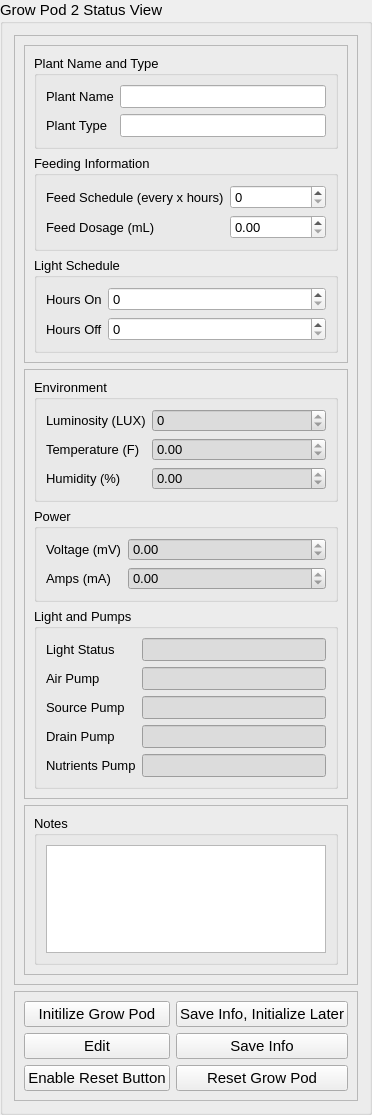
                  <widget class="QGroupBox" name="growPodContainer_2">
                   <property name="font">
                    <font>
                     <pointsize>11</pointsize>
                     <weight>50</weight>
                     <bold>false</bold>
                    </font>
                   </property>
                   <property name="title">
                    <string>Grow Pod 2 Status View</string>
                   </property>
                   <layout class="QVBoxLayout" name="verticalLayout_75">
                    <item>
                     <widget class="QFrame" name="growPodInfo_20">
                      <property name="sizePolicy">
                       <sizepolicy hsizetype="Preferred" vsizetype="Expanding">
                        <horstretch>0</horstretch>
                        <verstretch>0</verstretch>
                       </sizepolicy>
                      </property>
                      <property name="font">
                       <font>
                        <pointsize>10</pointsize>
                        <weight>50</weight>
                        <bold>false</bold>
                       </font>
                      </property>
                      <property name="frameShape">
                       <enum>QFrame::StyledPanel</enum>
                      </property>
                      <property name="frameShadow">
                       <enum>QFrame::Raised</enum>
                      </property>
                      <layout class="QVBoxLayout" name="verticalLayout_76">
                       <item>
                        <widget class="QFrame" name="growPodInfoFrame_20">
                         <property name="frameShape">
                          <enum>QFrame::StyledPanel</enum>
                         </property>
                         <property name="frameShadow">
                          <enum>QFrame::Raised</enum>
                         </property>
                         <layout class="QVBoxLayout" name="verticalLayout_77">
                          <item>
                           <widget class="QGroupBox" name="plantNameSection_20">
                            <property name="sizePolicy">
                             <sizepolicy hsizetype="Preferred" vsizetype="Expanding">
                              <horstretch>0</horstretch>
                              <verstretch>0</verstretch>
                             </sizepolicy>
                            </property>
                            <property name="title">
                             <string>Plant Name and Type</string>
                            </property>
                            <layout class="QVBoxLayout" name="verticalLayout_78">
                             <item>
                              <layout class="QFormLayout" name="plantNameForm_20">
                               <item row="0" column="0">
                                <widget class="QLabel" name="plantNameLabel_20">
                                 <property name="text">
                                  <string>Plant Name</string>
                                 </property>
                                </widget>
                               </item>
                               <item row="0" column="1">
                                <widget class="QLineEdit" name="plantNameLineEdit_20"/>
                               </item>
                               <item row="1" column="0">
                                <widget class="QLabel" name="plantTypeLabel_20">
                                 <property name="text">
                                  <string>Plant Type</string>
                                 </property>
                                </widget>
                               </item>
                               <item row="1" column="1">
                                <widget class="QLineEdit" name="plantTypeLineEdit_20"/>
                               </item>
                              </layout>
                             </item>
                            </layout>
                           </widget>
                          </item>
                          <item>
                           <widget class="QGroupBox" name="feedInfoSection_20">
                            <property name="title">
                             <string>Feeding Information</string>
                            </property>
                            <layout class="QVBoxLayout" name="verticalLayout_79">
                             <item>
                              <layout class="QFormLayout" name="feedInfoForm_20">
                               <item row="0" column="0">
                                <widget class="QLabel" name="feedScheduleLabel_20">
                                 <property name="text">
                                  <string>Feed Schedule (every x hours)</string>
                                 </property>
                                </widget>
                               </item>
                               <item row="0" column="1">
                                <widget class="QSpinBox" name="feedScheduleSpinBox_20">
                                 <property name="readOnly">
                                  <bool>false</bool>
                                 </property>
                                </widget>
                               </item>
                               <item row="1" column="0">
                                <widget class="QLabel" name="feedDosageLabel_20">
                                 <property name="text">
                                  <string>Feed Dosage (mL)</string>
                                 </property>
                                </widget>
                               </item>
                               <item row="1" column="1">
                                <widget class="QDoubleSpinBox" name="feedDosageDoubleSpinBox_20">
                                 <property name="readOnly">
                                  <bool>false</bool>
                                 </property>
                                </widget>
                               </item>
                              </layout>
                             </item>
                            </layout>
                           </widget>
                          </item>
                          <item>
                           <widget class="QGroupBox" name="lightScheduleSection_20">
                            <property name="title">
                             <string>Light Schedule</string>
                            </property>
                            <layout class="QVBoxLayout" name="verticalLayout_80">
                             <item>
                              <layout class="QFormLayout" name="lightScheduleForm_20">
                               <item row="0" column="0">
                                <widget class="QLabel" name="hoursOnLabel_20">
                                 <property name="text">
                                  <string>Hours On</string>
                                 </property>
                                </widget>
                               </item>
                               <item row="0" column="1">
                                <widget class="QSpinBox" name="hoursOnSpinBox_20">
                                 <property name="readOnly">
                                  <bool>false</bool>
                                 </property>
                                </widget>
                               </item>
                               <item row="1" column="0">
                                <widget class="QLabel" name="hoursOffLabel_20">
                                 <property name="text">
                                  <string>Hours Off</string>
                                 </property>
                                </widget>
                               </item>
                               <item row="1" column="1">
                                <widget class="QSpinBox" name="hoursOffSpinBox_20">
                                 <property name="readOnly">
                                  <bool>false</bool>
                                 </property>
                                </widget>
                               </item>
                              </layout>
                             </item>
                            </layout>
                           </widget>
                          </item>
                         </layout>
                        </widget>
                       </item>
                       <item>
                        <widget class="QFrame" name="growPodFeedbackFrame_20">
                         <property name="frameShape">
                          <enum>QFrame::StyledPanel</enum>
                         </property>
                         <property name="frameShadow">
                          <enum>QFrame::Raised</enum>
                         </property>
                         <layout class="QVBoxLayout" name="verticalLayout_81">
                          <item>
                           <widget class="QGroupBox" name="environmentStatusSection_20">
                            <property name="title">
                             <string>Environment</string>
                            </property>
                            <layout class="QVBoxLayout" name="verticalLayout_82">
                             <item>
                              <layout class="QFormLayout" name="environmentStatusForm_20">
                               <item row="0" column="0">
                                <widget class="QLabel" name="luminosityLabel_20">
                                 <property name="text">
                                  <string>Luminosity (LUX)</string>
                                 </property>
                                </widget>
                               </item>
                               <item row="0" column="1">
                                <widget class="QSpinBox" name="luminositySpinBox_20">
                                 <property name="font">
                                  <font>
                                   <pointsize>10</pointsize>
                                   <weight>50</weight>
                                   <bold>false</bold>
                                  </font>
                                 </property>
                                 <property name="styleSheet">
                                  <string notr="true">background-color: Gainsboro</string>
                                 </property>
                                 <property name="readOnly">
                                  <bool>true</bool>
                                 </property>
                                </widget>
                               </item>
                               <item row="2" column="0">
                                <widget class="QLabel" name="humidityLabel_20">
                                 <property name="text">
                                  <string>Humidity (%)</string>
                                 </property>
                                </widget>
                               </item>
                               <item row="2" column="1">
                                <widget class="QDoubleSpinBox" name="humidityDoubleSpinBox_20">
                                 <property name="font">
                                  <font>
                                   <pointsize>10</pointsize>
                                   <weight>50</weight>
                                   <bold>false</bold>
                                  </font>
                                 </property>
                                 <property name="styleSheet">
                                  <string notr="true">background-color: Gainsboro</string>
                                 </property>
                                 <property name="readOnly">
                                  <bool>true</bool>
                                 </property>
                                </widget>
                               </item>
                               <item row="1" column="0">
                                <widget class="QLabel" name="temperatureLabel_20">
                                 <property name="text">
                                  <string>Temperature (F)</string>
                                 </property>
                                </widget>
                               </item>
                               <item row="1" column="1">
                                <widget class="QDoubleSpinBox" name="temperatureDoubleSpinBox_20">
                                 <property name="font">
                                  <font>
                                   <pointsize>10</pointsize>
                                   <weight>50</weight>
                                   <bold>false</bold>
                                  </font>
                                 </property>
                                 <property name="styleSheet">
                                  <string notr="true">background-color: Gainsboro</string>
                                 </property>
                                 <property name="readOnly">
                                  <bool>true</bool>
                                 </property>
                                </widget>
                               </item>
                              </layout>
                             </item>
                            </layout>
                           </widget>
                          </item>
                          <item>
                           <widget class="QGroupBox" name="powerStatusSection_20">
                            <property name="title">
                             <string>Power</string>
                            </property>
                            <layout class="QVBoxLayout" name="verticalLayout_83">
                             <item>
                              <layout class="QFormLayout" name="powerStatusForm_20">
                               <item row="0" column="0">
                                <widget class="QLabel" name="voltageLabel_20">
                                 <property name="text">
                                  <string>Voltage (mV)</string>
                                 </property>
                                </widget>
                               </item>
                               <item row="0" column="1">
                                <widget class="QDoubleSpinBox" name="voltageDoubleSpinBox_20">
                                 <property name="font">
                                  <font>
                                   <pointsize>10</pointsize>
                                   <weight>50</weight>
                                   <bold>false</bold>
                                  </font>
                                 </property>
                                 <property name="styleSheet">
                                  <string notr="true">background-color: Gainsboro</string>
                                 </property>
                                 <property name="readOnly">
                                  <bool>true</bool>
                                 </property>
                                </widget>
                               </item>
                               <item row="1" column="0">
                                <widget class="QLabel" name="ampsLabel_20">
                                 <property name="text">
                                  <string>Amps (mA)</string>
                                 </property>
                                </widget>
                               </item>
                               <item row="1" column="1">
                                <widget class="QDoubleSpinBox" name="ampsDoubleSpinBox_20">
                                 <property name="font">
                                  <font>
                                   <pointsize>10</pointsize>
                                   <weight>50</weight>
                                   <bold>false</bold>
                                  </font>
                                 </property>
                                 <property name="styleSheet">
                                  <string notr="true">background-color: Gainsboro</string>
                                 </property>
                                 <property name="readOnly">
                                  <bool>true</bool>
                                 </property>
                                </widget>
                               </item>
                              </layout>
                             </item>
                            </layout>
                           </widget>
                          </item>
                          <item>
                           <widget class="QGroupBox" name="pumpStatusSection_20">
                            <property name="sizePolicy">
                             <sizepolicy hsizetype="Preferred" vsizetype="Expanding">
                              <horstretch>0</horstretch>
                              <verstretch>0</verstretch>
                             </sizepolicy>
                            </property>
                            <property name="title">
                             <string>Light and Pumps</string>
                            </property>
                            <layout class="QVBoxLayout" name="verticalLayout_84">
                             <item>
                              <layout class="QFormLayout" name="pumpStatusForm_20">
                               <item row="1" column="0">
                                <widget class="QLabel" name="airPumpLabel_20">
                                 <property name="text">
                                  <string>Air Pump</string>
                                 </property>
                                </widget>
                               </item>
                               <item row="1" column="1">
                                <widget class="QLineEdit" name="airPumpLineEdit_20">
                                 <property name="font">
                                  <font>
                                   <pointsize>10</pointsize>
                                   <weight>50</weight>
                                   <bold>false</bold>
                                  </font>
                                 </property>
                                 <property name="styleSheet">
                                  <string notr="true">background-color: Gainsboro</string>
                                 </property>
                                 <property name="readOnly">
                                  <bool>true</bool>
                                 </property>
                                </widget>
                               </item>
                               <item row="2" column="0">
                                <widget class="QLabel" name="sourcePumpLabel_20">
                                 <property name="text">
                                  <string>Source Pump</string>
                                 </property>
                                </widget>
                               </item>
                               <item row="2" column="1">
                                <widget class="QLineEdit" name="sourcePumpLineEdit_20">
                                 <property name="font">
                                  <font>
                                   <pointsize>10</pointsize>
                                   <weight>50</weight>
                                   <bold>false</bold>
                                  </font>
                                 </property>
                                 <property name="styleSheet">
                                  <string notr="true">background-color: Gainsboro</string>
                                 </property>
                                 <property name="readOnly">
                                  <bool>true</bool>
                                 </property>
                                </widget>
                               </item>
                               <item row="3" column="0">
                                <widget class="QLabel" name="drainPumpLabel_20">
                                 <property name="text">
                                  <string>Drain Pump</string>
                                 </property>
                                </widget>
                               </item>
                               <item row="3" column="1">
                                <widget class="QLineEdit" name="drainPumpLineEdit_20">
                                 <property name="font">
                                  <font>
                                   <pointsize>10</pointsize>
                                   <weight>50</weight>
                                   <bold>false</bold>
                                  </font>
                                 </property>
                                 <property name="styleSheet">
                                  <string notr="true">background-color: Gainsboro</string>
                                 </property>
                                 <property name="readOnly">
                                  <bool>true</bool>
                                 </property>
                                </widget>
                               </item>
                               <item row="4" column="0">
                                <widget class="QLabel" name="nutrientsPumpLabel_20">
                                 <property name="text">
                                  <string>Nutrients Pump</string>
                                 </property>
                                </widget>
                               </item>
                               <item row="4" column="1">
                                <widget class="QLineEdit" name="nutrientsPumpLineEdit_20">
                                 <property name="font">
                                  <font>
                                   <pointsize>10</pointsize>
                                   <weight>50</weight>
                                   <bold>false</bold>
                                  </font>
                                 </property>
                                 <property name="styleSheet">
                                  <string notr="true">background-color: Gainsboro</string>
                                 </property>
                                 <property name="readOnly">
                                  <bool>true</bool>
                                 </property>
                                </widget>
                               </item>
                               <item row="0" column="0">
                                <widget class="QLabel" name="lightStatusLabel_20">
                                 <property name="text">
                                  <string>Light Status</string>
                                 </property>
                                </widget>
                               </item>
                               <item row="0" column="1">
                                <widget class="QLineEdit" name="lightStatusLineEdit_20">
                                 <property name="font">
                                  <font>
                                   <pointsize>10</pointsize>
                                   <weight>50</weight>
                                   <bold>false</bold>
                                  </font>
                                 </property>
                                 <property name="styleSheet">
                                  <string notr="true">background-color: Gainsboro</string>
                                 </property>
                                 <property name="readOnly">
                                  <bool>true</bool>
                                 </property>
                                </widget>
                               </item>
                              </layout>
                             </item>
                            </layout>
                           </widget>
                          </item>
                         </layout>
                        </widget>
                       </item>
                       <item alignment="Qt::AlignBottom">
                        <widget class="QFrame" name="notesFrame_20">
                         <property name="frameShape">
                          <enum>QFrame::StyledPanel</enum>
                         </property>
                         <property name="frameShadow">
                          <enum>QFrame::Raised</enum>
                         </property>
                         <layout class="QVBoxLayout" name="verticalLayout_85">
                          <item>
                           <widget class="QGroupBox" name="growPodNotesSection_20">
                            <property name="maximumSize">
                             <size>
                              <width>16777215</width>
                              <height>150</height>
                             </size>
                            </property>
                            <property name="title">
                             <string>Notes</string>
                            </property>
                            <layout class="QVBoxLayout" name="verticalLayout_86">
                             <item>
                              <widget class="QTextEdit" name="growPodNotesText_20"/>
                             </item>
                            </layout>
                           </widget>
                          </item>
                         </layout>
                        </widget>
                       </item>
                      </layout>
                     </widget>
                    </item>
                    <item>
                     <widget class="QFrame" name="growStatusControlButtons_20">
                      <property name="font">
                       <font>
                        <pointsize>11</pointsize>
                        <weight>50</weight>
                        <bold>false</bold>
                       </font>
                      </property>
                      <property name="frameShape">
                       <enum>QFrame::StyledPanel</enum>
                      </property>
                      <property name="frameShadow">
                       <enum>QFrame::Raised</enum>
                      </property>
                      <layout class="QGridLayout" name="gridLayout_8">
                       <item row="0" column="1">
                        <widget class="QPushButton" name="saveInitializeLaterButton_20">
                         <property name="text">
                          <string>Save Info, Initialize Later</string>
                         </property>
                         <property name="default">
                          <bool>false</bool>
                         </property>
                        </widget>
                       </item>
                       <item row="0" column="0">
                        <widget class="QPushButton" name="initializeGrowPodButton_20">
                         <property name="text">
                          <string>Initilize Grow Pod</string>
                         </property>
                        </widget>
                       </item>
                       <item row="1" column="0">
                        <widget class="QPushButton" name="editButton_20">
                         <property name="text">
                          <string>Edit</string>
                         </property>
                        </widget>
                       </item>
                       <item row="1" column="1">
                        <widget class="QPushButton" name="saveInfoButton_20">
                         <property name="text">
                          <string>Save Info</string>
                         </property>
                        </widget>
                       </item>
                       <item row="2" column="0">
                        <widget class="QPushButton" name="enableResetButton_20">
                         <property name="text">
                          <string>Enable Reset Button</string>
                         </property>
                        </widget>
                       </item>
                       <item row="2" column="1">
                        <widget class="QPushButton" name="resetGrowPodButton_20">
                         <property name="text">
                          <string>Reset Grow Pod</string>
                         </property>
                        </widget>
                       </item>
                      </layout>
                     </widget>
                    </item>
                   </layout>
                  </widget>
